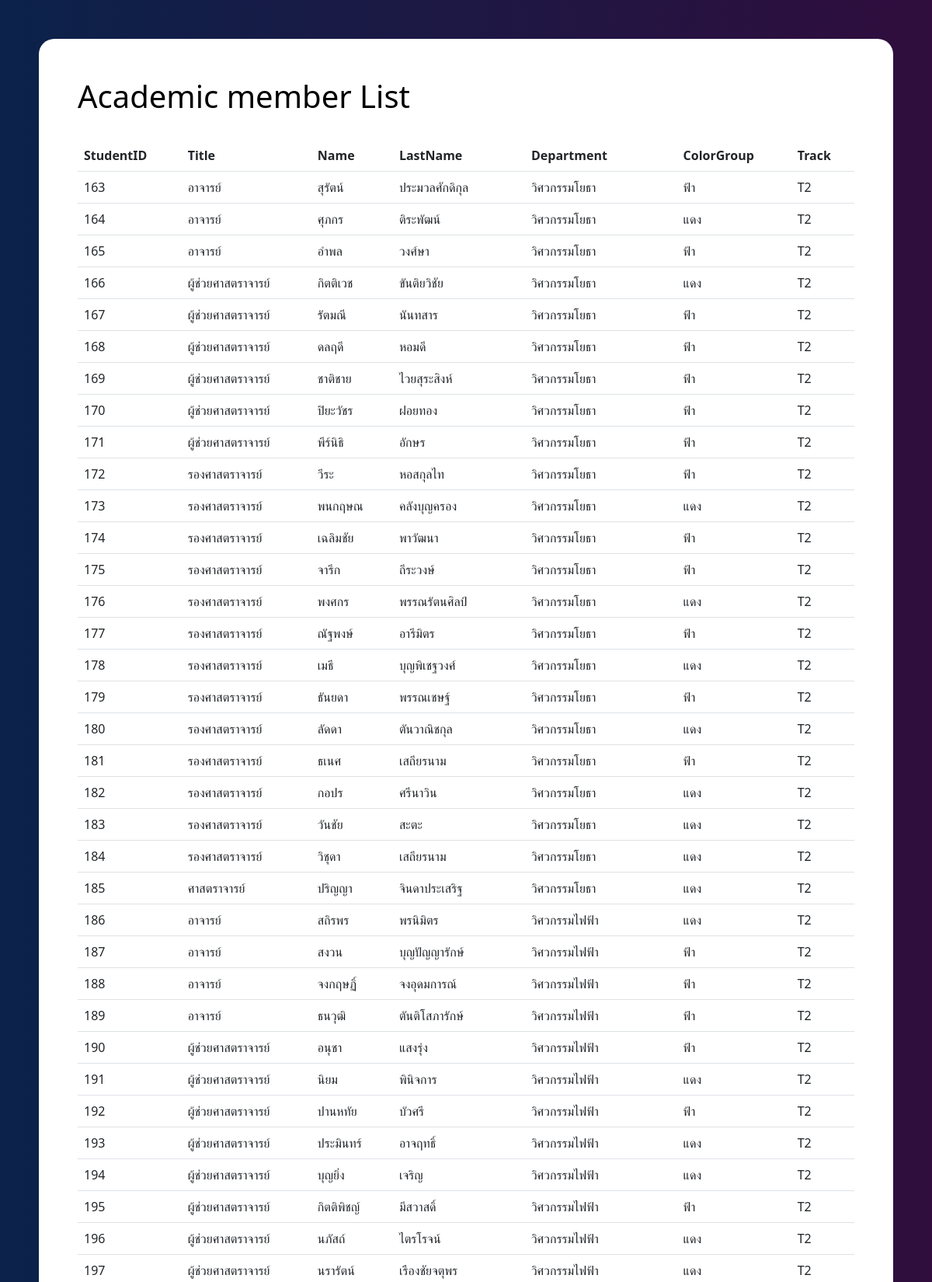
/academic_member.php (upper part), run on the app's committed database.
### tables this page shows
CREATE TABLE `academic` (
  `TeacherID` int(11) DEFAULT NULL,
  `Title` varchar(50) DEFAULT NULL,
  `Name` varchar(50) DEFAULT NULL,
  `LastName` varchar(50) DEFAULT NULL,
  `Department` varchar(50) DEFAULT NULL,
  `ColorGroup` varchar(50) DEFAULT NULL,
  `Track` varchar(50) DEFAULT NULL
);

### academic_member.php (the view, shortened to what this page needs)
<!DOCTYPE html>
<html lang="en">
<head>
    <link rel="stylesheet" href="style.css">
    <link href="https://cdn.jsdelivr.net/npm/bootstrap@5.2.3/dist/css/bootstrap.min.css" rel="stylesheet">
</head>
<body style="margin: 50px;">
    <div class="tablebody">
        <h1>Academic member List</h1>
        <br>
        <table class="table">
            <thead>
                <tr>
                    <th>StudentID</th>
                    <th>Title</th>
                    <th>Name</th>
                    <th>LastName</th>
                    <th>Department</th>
                    <th>ColorGroup</th>
                    <th>Track</th>
                </tr>
            </thead>
            <tbody>
                <?php
                $servername = "localhost";
                $username = "root";
                $password = "";
                $dbName = "final_project_v2";
                $conn = new mysqli($servername, $username, $password, $dbName);
                $sql = "SELECT * FROM `academic`;";
                $result = $conn->query($sql);
                while ($row = $result->fetch_assoc()) {
                    echo "<tr>
                    <td>" . $row["TeacherID"] . "</td>
                    <td>" . $row["Title"] . "</td>
                    <td>" . $row["Name"] . "</td>
                    <td>" . $row["LastName"] . "</td>
                    <td>" . $row["Department"] . "</td>
                    <td>" . $row["ColorGroup"] . "</td>
                    <td>" . $row["Track"] . "</td>
                </tr>";
                }
                ?>
            </tbody>
        </table>
    </div>
</body>
</html>

### style.css (style rules this page uses)
* { margin: 0; padding: 0; }
body { font-size: 120%; background: #ffffff; background: linear-gradient(to right, #0B224A, #300D3D); color: #ffff; font-family: 'Gill Sans', 'Gill Sans MT', Calibri, 'Trebuchet MS', sans-serif; }
.tablebody { padding: 50px; color: #000; background: #ffff; border-radius: 20px; }

### data on the page
academic: TeacherID "163", Title "อาจารย์", Name "สุรัตน์", LastName "ประมวลศักดิกุล", Department "วิศวกรรมโยธา", ColorGroup "ฟ้า", Track "T2"
academic: TeacherID "164", Title "อาจารย์", Name "ศุภกร", LastName "ติระพัฒน์", Department "วิศวกรรมโยธา", ColorGroup "แดง", Track "T2"
academic: TeacherID "165", Title "อาจารย์", Name "อำพล", LastName "วงศ์ษา", Department "วิศวกรรมโยธา", ColorGroup "ฟ้า", Track "T2"
academic: TeacherID "166", Title "ผู้ช่วยศาสตราจารย์", Name "กิตติเวช", LastName "ขันติยวิชัย", Department "วิศวกรรมโยธา", ColorGroup "แดง", Track "T2"
academic: TeacherID "167", Title "ผู้ช่วยศาสตราจารย์", Name "รัตมณี", LastName "นันทสาร", Department "วิศวกรรมโยธา", ColorGroup "ฟ้า", Track "T2"
academic: TeacherID "168", Title "ผู้ช่วยศาสตราจารย์", Name "ดลฤดี", LastName "หอมดี", Department "วิศวกรรมโยธา", ColorGroup "ฟ้า", Track "T2"
academic: TeacherID "169", Title "ผู้ช่วยศาสตราจารย์", Name "ชาติชาย", LastName "ไวยสุระสิงห์", Department "วิศวกรรมโยธา", ColorGroup "ฟ้า", Track "T2"
academic: TeacherID "170", Title "ผู้ช่วยศาสตราจารย์", Name "ปิยะวัชร", LastName "ฝอยทอง", Department "วิศวกรรมโยธา", ColorGroup "ฟ้า", Track "T2"
academic: TeacherID "171", Title "ผู้ช่วยศาสตราจารย์", Name "พีร์นิธิ", LastName "อักษร", Department "วิศวกรรมโยธา", ColorGroup "ฟ้า", Track "T2"
academic: TeacherID "172", Title "รองศาสตราจารย์", Name "วีระ", LastName "หอสกุลไท", Department "วิศวกรรมโยธา", ColorGroup "ฟ้า", Track "T2"
academic: TeacherID "173", Title "รองศาสตราจารย์", Name "พนกฤษณ", LastName "คลังบุญครอง", Department "วิศวกรรมโยธา", ColorGroup "แดง", Track "T2"
academic: TeacherID "174", Title "รองศาสตราจารย์", Name "เฉลิมชัย", LastName "พาวัฒนา", Department "วิศวกรรมโยธา", ColorGroup "ฟ้า", Track "T2"
academic: TeacherID "175", Title "รองศาสตราจารย์", Name "จารึก", LastName "ถีระวงษ์", Department "วิศวกรรมโยธา", ColorGroup "ฟ้า", Track "T2"
academic: TeacherID "176", Title "รองศาสตราจารย์", Name "พงศกร", LastName "พรรณรัตนศิลป์", Department "วิศวกรรมโยธา", ColorGroup "แดง", Track "T2"
academic: TeacherID "177", Title "รองศาสตราจารย์", Name "ณัฐพงษ์", LastName "อารีมิตร", Department "วิศวกรรมโยธา", ColorGroup "ฟ้า", Track "T2"
academic: TeacherID "178", Title "รองศาสตราจารย์", Name "เมธี", LastName "บุญพิเชฐวงศ์", Department "วิศวกรรมโยธา", ColorGroup "แดง", Track "T2"
academic: TeacherID "179", Title "รองศาสตราจารย์", Name "ธันยดา", LastName "พรรณเชษฐ์", Department "วิศวกรรมโยธา", ColorGroup "ฟ้า", Track "T2"
academic: TeacherID "180", Title "รองศาสตราจารย์", Name "ลัดดา", LastName "ตันวาณิชกุล", Department "วิศวกรรมโยธา", ColorGroup "แดง", Track "T2"
academic: TeacherID "181", Title "รองศาสตราจารย์", Name "ธเนศ", LastName "เสถียรนาม", Department "วิศวกรรมโยธา", ColorGroup "ฟ้า", Track "T2"
academic: TeacherID "182", Title "รองศาสตราจารย์", Name "กอปร", LastName "ศรีนาวิน", Department "วิศวกรรมโยธา", ColorGroup "แดง", Track "T2"
academic: TeacherID "183", Title "รองศาสตราจารย์", Name "วันชัย", LastName "สะตะ", Department "วิศวกรรมโยธา", ColorGroup "แดง", Track "T2"
academic: TeacherID "184", Title "รองศาสตราจารย์", Name "วิชุดา", LastName "เสถียรนาม", Department "วิศวกรรมโยธา", ColorGroup "แดง", Track "T2"
academic: TeacherID "185", Title "ศาสตราจารย์", Name "ปริญญา", LastName "จินดาประเสริฐ", Department "วิศวกรรมโยธา", ColorGroup "แดง", Track "T2"
academic: TeacherID "186", Title "อาจารย์", Name "สถิรพร", LastName "พรนิมิตร", Department "วิศวกรรมไฟฟ้า", ColorGroup "แดง", Track "T2"
academic: TeacherID "187", Title "อาจารย์", Name "สงวน", LastName "บุญปัญญารักษ์", Department "วิศวกรรมไฟฟ้า", ColorGroup "ฟ้า", Track "T2"
academic: TeacherID "188", Title "อาจารย์", Name "จงกฤษฏิ์", LastName "จงอุดมการณ์", Department "วิศวกรรมไฟฟ้า", ColorGroup "ฟ้า", Track "T2"
academic: TeacherID "189", Title "อาจารย์", Name "ธนวุฒิ", LastName "ตันติโสภารักษ์", Department "วิศวกรรมไฟฟ้า", ColorGroup "ฟ้า", Track "T2"
academic: TeacherID "190", Title "ผู้ช่วยศาสตราจารย์", Name "อนุชา", LastName "แสงรุ่ง", Department "วิศวกรรมไฟฟ้า", ColorGroup "ฟ้า", Track "T2"
academic: TeacherID "191", Title "ผู้ช่วยศาสตราจารย์", Name "นิยม", LastName "พินิจการ", Department "วิศวกรรมไฟฟ้า", ColorGroup "แดง", Track "T2"
academic: TeacherID "192", Title "ผู้ช่วยศาสตราจารย์", Name "ปานหทัย", LastName "บัวศรี", Department "วิศวกรรมไฟฟ้า", ColorGroup "ฟ้า", Track "T2"
academic: TeacherID "193", Title "ผู้ช่วยศาสตราจารย์", Name "ประมินทร์", LastName "อาจฤทธิ์", Department "วิศวกรรมไฟฟ้า", ColorGroup "แดง", Track "T2"
academic: TeacherID "194", Title "ผู้ช่วยศาสตราจารย์", Name "บุญยิ่ง", LastName "เจริญ", Department "วิศวกรรมไฟฟ้า", ColorGroup "แดง", Track "T2"
academic: TeacherID "195", Title "ผู้ช่วยศาสตราจารย์", Name "กิตติพิชญ์", LastName "มีสวาสดิ์", Department "วิศวกรรมไฟฟ้า", ColorGroup "ฟ้า", Track "T2"
academic: TeacherID "196", Title "ผู้ช่วยศาสตราจารย์", Name "นภัสถ์", LastName "ไตรโรจน์", Department "วิศวกรรมไฟฟ้า", ColorGroup "แดง", Track "T2"
academic: TeacherID "197", Title "ผู้ช่วยศาสตราจารย์", Name "นรารัตน์", LastName "เรืองชัยจตุพร", Department "วิศวกรรมไฟฟ้า", ColorGroup "แดง", Track "T2"
